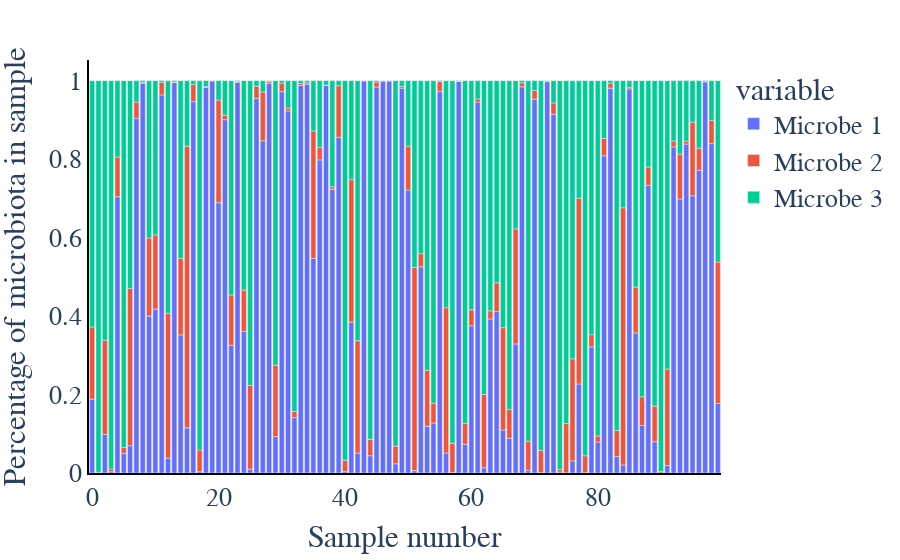

The notebook cell saved with this chart:
### Markdown cell above
## Data Visualization

### Code cell
fig = px.bar(pd.DataFrame(X_sim[:100, :], columns=["Microbe 1", "Microbe 2", "Microbe 3"]))
fig = update_layout_px(fig)
fig.update_xaxes(title="Sample number")
fig.update_yaxes(title="Percentage of microbiota in sample")
fig.write_image(os.path.join(savepath,
                             "Barplot_Sample_" +str(p)+"InstrumentStrength_"+str(instrument_strength)+".pdf" ))
fig.show()
